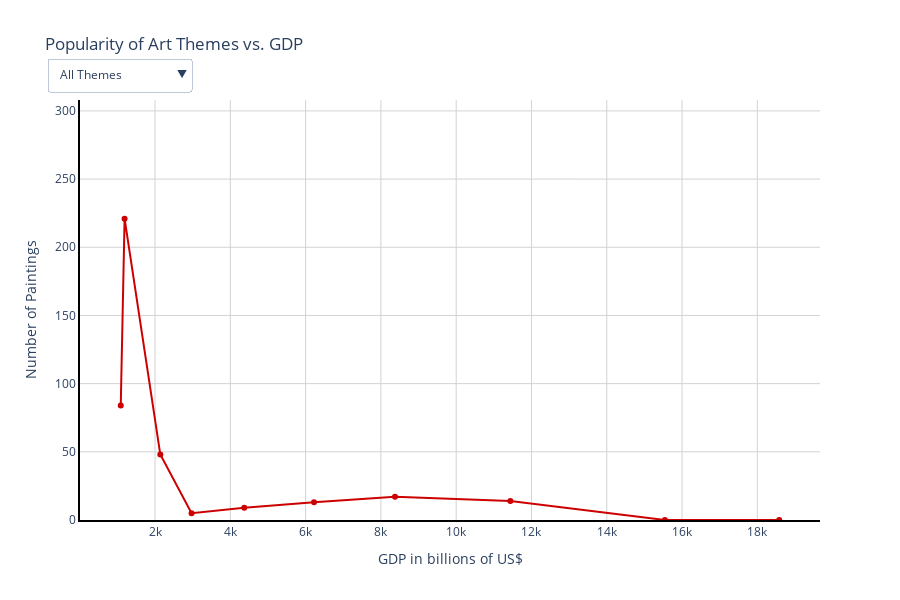

Notebook code for this chart:
### Markdown cell above
The interactive graph is shown below

### Code cell
art_themes = art_themes_list
GDP_by_decade = GDP_list
paintings_data = array_ordered

# Function to generate high-contrast colors
def generate_colors(n):
    colors = []
    for i in range(n):
        hue = (i * 137.5) % 360  # Spread colors around the HSL wheel
        rgb = colorsys.hls_to_rgb(hue / 360, 0.4, 1.0)  # Ensure mid-brightness
        hex_color = "#{:02x}{:02x}{:02x}".format(
            int(rgb[0] * 255), int(rgb[1] * 255), int(rgb[2] * 255)
        )
        colors.append(hex_color)
    return colors

# Generate a color list with good contrast
colors = generate_colors(len(art_themes))

# Calculate the average effect of GDP on paintings
average_paintings = np.mean(paintings_data, axis=1)

# Initialize figure
fig = go.Figure()

# Add traces for each art theme
for i, theme in enumerate(art_themes):
    fig.add_trace(
        go.Scatter(
            x=GDP_by_decade,
            y=paintings_data[:, i],
            name=theme,
            visible=(i == 0),
            line=dict(color=colors[i])
        )
    )

# Add a trace for the average effect (initially hidden)
fig.add_trace(
    go.Scatter(
        x=GDP_by_decade,
        y=average_paintings,
        name="Average Effect",
        visible=False,  # Initially hidden
        line=dict(color="black", width=3, dash="dashdot")  # Black dashed line
    )
)

# Create dropdown menu options
dropdown_options = [
    {
        "label": "All Themes",
        "method": "update",
        "args": [
            {"visible": [True] * len(art_themes) + [False]},  # Show all themes, hide average
            {"title": "Popularity of All Art Themes vs. GDP"}
        ]
    },
    {
        "label": "Average Effect",
        "method": "update",
        "args": [
            {"visible": [False] * len(art_themes) + [True]},  # Hide all themes, show average
            {"title": "Average Effect of GDP on Number of Paintings"}
        ]
    }
]

# Add individual theme options
dropdown_options.extend([
    {
        "label": theme,
        "method": "update",
        "args": [
            {"visible": [j == i for j in range(len(art_themes))] + [False]},  # Show only selected theme, hide average
            {"title": f"Popularity of {theme} vs. GDP"}
        ]
    }
    for i, theme in enumerate(art_themes)
])

# Apply layout fixes (White background, black y-axis, dark gray x-axis)
fig.update_layout(
    width=900, 
    height=600, 
    paper_bgcolor="white",  
    plot_bgcolor="white",
    xaxis=dict(
        showgrid=True,
        gridcolor="lightgray",
        showline=True,
        linecolor="black",
        linewidth=2,
    ),
    yaxis=dict(
        showgrid=True,
        gridcolor="lightgray",
        showline=True, 
        linecolor="black",  
        linewidth=2, 
        range=[0, np.max(paintings_data)],
    ),
    updatemenus=[
        {
            "buttons": dropdown_options,
            "direction": "down",
            "showactive": True,
            "x": 0.15,  
            "y": 1.1
        }
    ],
    title="Popularity of Art Themes vs. GDP",
    xaxis_title="GDP in billions of US$",
    yaxis_title="Number of Paintings",
)

# Display the figure
fig.show()

# Save as an interactive HTML file
pio.write_html(fig, "interactive_plot.html")

### Figure 1 — Plotly figure (JSON) as saved in the notebook; plotly's stock layout.template omitted (floating-point values rounded to 4 significant figures)
{"data": [{"line": {"color": "#cc0000"}, "name": "Animals", "type": "scatter", "visible": true, "x": [1089, 1191, 2140, 2970, 4369, 6223, 8374, 11439, 15544, 18582, 21617], "y": [84, 221, 48, 5, 9, 13, 17, 14, 0, 0]}, {"line": {"color": "#00cc3b"}, "name": "Architecture", "type": "scatter", "visible": false, "x": [1089, 1191, 2140, 2970, 4369, 6223, 8374, 11439, 15544, 18582, 21617], "y": [191, 308, 92, 8, 22, 9, 4, 12, 2, 0]}, {"line": {"color": "#7600cc"}, "name": "Boats and boating", "type": "scatter", "visible": false, "x": [1089, 1191, 2140, 2970, 4369, 6223, 8374, 11439, 15544, 18582, 21617], "y": [35, 46, 18, 0, 4, 3, 1, 3, 0, 0]}, {"line": {"color": "#ccb200"}, "name": "Botanical study", "type": "scatter", "visible": false, "x": [1089, 1191, 2140, 2970, 4369, 6223, 8374, 11439, 15544, 18582, 21617], "y": [154, 269, 17, 0, 0, 0, 0, 0, 0, 0]}, {"line": {"color": "#00a9cc"}, "name": "Children", "type": "scatter", "visible": false, "x": [1089, 1191, 2140, 2970, 4369, 6223, 8374, 11439, 15544, 18582, 21617], "y": [25, 32, 2, 2, 2, 1, 12, 7, 1, 1]}, {"line": {"color": "#cc006e"}, "name": "Cityscapes", "type": "scatter", "visible": false, "x": [1089, 1191, 2140, 2970, 4369, 6223, 8374, 11439, 15544, 18582, 21617], "y": [65, 135, 30, 0, 9, 2, 0, 0, 0, 0]}, {"line": {"color": "#32cc00"}, "name": "Clothing and dress", "type": "scatter", "visible": false, "x": [1089, 1191, 2140, 2970, 4369, 6223, 8374, 11439, 15544, 18582, 21617], "y": [48, 68, 28, 4, 3, 3, 8, 8, 1, 0]}, {"line": {"color": "#0800cc"}, "name": "Domestic", "type": "scatter", "visible": false, "x": [1089, 1191, 2140, 2970, 4369, 6223, 8374, 11439, 15544, 18582, 21617], "y": [62, 82, 46, 5, 13, 2, 1, 2, 0, 0]}, {"line": {"color": "#cc4400"}, "name": "Dress accessories", "type": "scatter", "visible": false, "x": [1089, 1191, 2140, 2970, 4369, 6223, 8374, 11439, 15544, 18582, 21617], "y": [35, 59, 14, 2, 3, 3, 8, 8, 1, 0]}, {"line": {"color": "#00cc7f"}, "name": "Figure female", "type": "scatter", "visible": false, "x": [1089, 1191, 2140, 2970, 4369, 6223, 8374, 11439, 15544, 18582, 21617], "y": [81, 100, 29, 4, 2, 1, 1, 7, 0, 0]}, {"line": {"color": "#ba00cc"}, "name": "Figure group", "type": "scatter", "visible": false, "x": [1089, 1191, 2140, 2970, 4369, 6223, 8374, 11439, 15544, 18582, 21617], "y": [141, 200, 74, 6, 12, 6, 4, 5, 2, 0]}, {"line": {"color": "#a1cc00"}, "name": "Figure male", "type": "scatter", "visible": false, "x": [1089, 1191, 2140, 2970, 4369, 6223, 8374, 11439, 15544, 18582, 21617], "y": [53, 68, 82, 4, 8, 1, 4, 2, 1, 0]}, {"line": {"color": "#0065cc"}, "name": "Landscapes", "type": "scatter", "visible": false, "x": [1089, 1191, 2140, 2970, 4369, 6223, 8374, 11439, 15544, 18582, 21617], "y": [251, 305, 103, 9, 24, 5, 4, 4, 1, 0]}, {"line": {"color": "#cc002a"}, "name": "Men", "type": "scatter", "visible": false, "x": [1089, 1191, 2140, 2970, 4369, 6223, 8374, 11439, 15544, 18582, 21617], "y": [81, 157, 32, 2, 9, 3, 22, 2, 3, 0]}, {"line": {"color": "#00cc11"}, "name": "Nudity", "type": "scatter", "visible": false, "x": [1089, 1191, 2140, 2970, 4369, 6223, 8374, 11439, 15544, 18582, 21617], "y": [46, 80, 7, 1, 0, 0, 1, 1, 0, 0]}, {"line": {"color": "#4c00cc"}, "name": "Occupations", "type": "scatter", "visible": false, "x": [1089, 1191, 2140, 2970, 4369, 6223, 8374, 11439, 15544, 18582, 21617], "y": [99, 138, 85, 2, 8, 6, 2, 3, 0, 0]}, {"line": {"color": "#cc8800"}, "name": "Portraits", "type": "scatter", "visible": false, "x": [1089, 1191, 2140, 2970, 4369, 6223, 8374, 11439, 15544, 18582, 21617], "y": [107, 169, 25, 4, 8, 6, 32, 1, 3, 1]}, {"line": {"color": "#00ccc3"}, "name": "Religion", "type": "scatter", "visible": false, "x": [1089, 1191, 2140, 2970, 4369, 6223, 8374, 11439, 15544, 18582, 21617], "y": [41, 76, 14, 3, 1, 1, 1, 1, 0, 1]}, {"line": {"color": "#cc0098"}, "name": "Trees", "type": "scatter", "visible": false, "x": [1089, 1191, 2140, 2970, 4369, 6223, 8374, 11439, 15544, 18582, 21617], "y": [41, 65, 11, 2, 5, 3, 0, 0, 0, 0]}, {"line": {"color": "#5dcc00"}, "name": "Women", "type": "scatter", "visible": false, "x": [1089, 1191, 2140, 2970, 4369, 6223, 8374, 11439, 15544, 18582, 21617], "y": [60, 66, 16, 2, 3, 4, 15, 3, 0, 0]}, {"line": {"color": "black", "dash": "dashdot", "width": 3}, "name": "Average Effect", "type": "scatter", "visible": false, "x": [1089, 1191, 2140, 2970, 4369, 6223, 8374, 11439, 15544, 18582, 21617], "y": [85, 132.2, 38.65, 3.25, 7.25, 3.6, 6.85, 4.15, 0.75, 0.15]}], "layout": {"height": 600, "paper_bgcolor": "white", "plot_bgcolor": "white", "title": {"text": "Popularity of Art Themes vs. GDP"}, "updatemenus": [{"buttons": [{"args": [{"visible": [true, true, true, true, true, true, true, true, true, true, true, true, true, true, true, true, true, true, true, true, false]}, {"title": "Popularity of All Art Themes vs. GDP"}], "label": "All Themes", "method": "update"}, {"args": [{"visible": [false, false, false, false, false, false, false, false, false, false, false, false, false, false, false, false, false, false, false, false, true]}, {"title": "Average Effect of GDP on Number of Paintings"}], "label": "Average Effect", "method": "update"}, {"args": [{"visible": [true, false, false, false, false, false, false, false, false, false, false, false, false, false, false, false, false, false, false, false, false]}, {"title": "Popularity of Animals vs. GDP"}], "label": "Animals", "method": "update"}, {"args": [{"visible": [false, true, false, false, false, false, false, false, false, false, false, false, false, false, false, false, false, false, false, false, false]}, {"title": "Popularity of Architecture vs. GDP"}], "label": "Architecture", "method": "update"}, {"args": [{"visible": [false, false, true, false, false, false, false, false, false, false, false, false, false, false, false, false, false, false, false, false, false]}, {"title": "Popularity of Boats and boating vs. GDP"}], "label": "Boats and boating", "method": "update"}, {"args": [{"visible": [false, false, false, true, false, false, false, false, false, false, false, false, false, false, false, false, false, false, false, false, false]}, {"title": "Popularity of Botanical study vs. GDP"}], "label": "Botanical study", "method": "update"}, {"args": [{"visible": [false, false, false, false, true, false, false, false, false, false, false, false, false, false, false, false, false, false, false, false, false]}, {"title": "Popularity of Children vs. GDP"}], "label": "Children", "method": "update"}, {"args": [{"visible": [false, false, false, false, false, true, false, false, false, false, false, false, false, false, false, false, false, false, false, false, false]}, {"title": "Popularity of Cityscapes vs. GDP"}], "label": "Cityscapes", "method": "update"}, {"args": [{"visible": [false, false, false, false, false, false, true, false, false, false, false, false, false, false, false, false, false, false, false, false, false]}, {"title": "Popularity of Clothing and dress vs. GDP"}], "label": "Clothing and dress", "method": "update"}, {"args": [{"visible": [false, false, false, false, false, false, false, true, false, false, false, false, false, false, false, false, false, false, false, false, false]}, {"title": "Popularity of Domestic vs. GDP"}], "label": "Domestic", "method": "update"}, {"args": [{"visible": [false, false, false, false, false, false, false, false, true, false, false, false, false, false, false, false, false, false, false, false, false]}, {"title": "Popularity of Dress accessories vs. GDP"}], "label": "Dress accessories", "method": "update"}, {"args": [{"visible": [false, false, false, false, false, false, false, false, false, true, false, false, false, false, false, false, false, false, false, false, false]}, {"title": "Popularity of Figure female vs. GDP"}], "label": "Figure female", "method": "update"}, {"args": [{"visible": [false, false, false, false, false, false, false, false, false, false, true, false, false, false, false, false, false, false, false, false, false]}, {"title": "Popularity of Figure group vs. GDP"}], "label": "Figure group", "method": "update"}, {"args": [{"visible": [false, false, false, false, false, false, false, false, false, false, false, true, false, false, false, false, false, false, false, false, false]}, {"title": "Popularity of Figure male vs. GDP"}], "label": "Figure male", "method": "update"}, {"args": [{"visible": [false, false, false, false, false, false, false, false, false, false, false, false, true, false, false, false, false, false, false, false, false]}, {"title": "Popularity of Landscapes vs. GDP"}], "label": "Landscapes", "method": "update"}, {"args": [{"visible": [false, false, false, false, false, false, false, false, false, false, false, false, false, true, false, false, false, false, false, false, false]}, {"title": "Popularity of Men vs. GDP"}], "label": "Men", "method": "update"}, {"args": [{"visible": [false, false, false, false, false, false, false, false, false, false, false, false, false, false, true, false, false, false, false, false, false]}, {"title": "Popularity of Nudity vs. GDP"}], "label": "Nudity", "method": "update"}, {"args": [{"visible": [false, false, false, false, false, false, false, false, false, false, false, false, false, false, false, true, false, false, false, false, false]}, {"title": "Popularity of Occupations vs. GDP"}], "label": "Occupations", "method": "update"}, {"args": [{"visible": [false, false, false, false, false, false, false, false, false, false, false, false, false, false, false, false, true, false, false, false, false]}, {"title": "Popularity of Portraits vs. GDP"}], "label": "Portraits", "method": "update"}, {"args": [{"visible": [false, false, false, false, false, false, false, false, false, false, false, false, false, false, false, false, false, true, false, false, false]}, {"title": "Popularity of Religion vs. GDP"}], "label": "Religion", "method": "update"}, {"args": [{"visible": [false, false, false, false, false, false, false, false, false, false, false, false, false, false, false, false, false, false, true, false, false]}, {"title": "Popularity of Trees vs. GDP"}], "label": "Trees", "method": "update"}, {"args": [{"visible": [false, false, false, false, false, false, false, false, false, false, false, false, false, false, false, false, false, false, false, true, false]}, {"title": "Popularity of Women vs. GDP"}], "label": "Women", "method": "update"}], "direction": "down", "showactive": true, "x": 0.15, "y": 1.1}], "width": 900, "xaxis": {"gridcolor": "lightgray", "linecolor": "black", "linewidth": 2, "showgrid": true, "showline": true, "title": {"text": "GDP in billions of US$"}}, "yaxis": {"gridcolor": "lightgray", "linecolor": "black", "linewidth": 2, "range": [0, 308], "showgrid": true, "showline": true, "title": {"text": "Number of Paintings"}}}}
